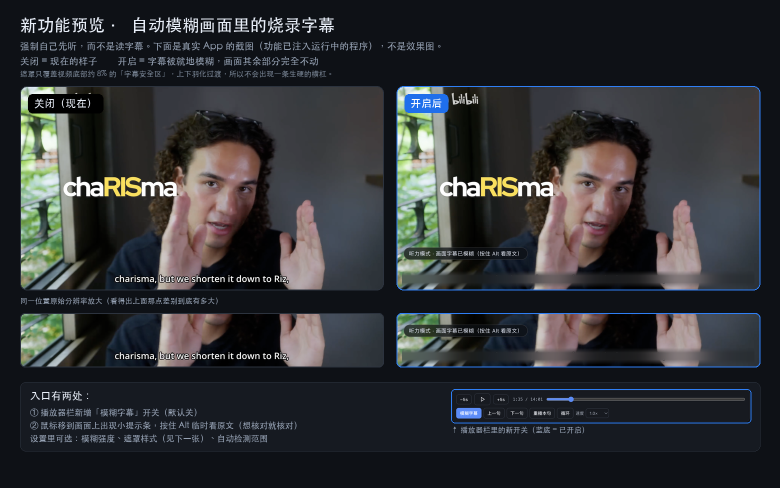
#> input picture shots/preview-1-compare.png, 1560 x 976 px (shown at 1/2 size)
$ python -i make-preview.py   (imports and definitions only)
#> lines starting #> are read from the running program, lines starting #| are printed output that depends on the picture
#> further down, picture is the input picture: PIL image 1560x976 RGB; mean R, G, B 47.7, 49.6, 52.3
#!/usr/bin/env python3
# -*- coding: utf-8 -*-
"""把截到的真实截图整理成两张预览图，供确认方案。

产出：
  shots/preview-1-compare.png   前后对比 + 控件位置
  shots/preview-2-styles.png    四种模糊样式对比
"""

import json
import os

from PIL import Image, ImageDraw, ImageFilter, ImageFont

HERE = os.path.dirname(os.path.abspath(__file__))
ROOT = os.path.dirname(HERE)
SHOTS = os.path.join(ROOT, "shots")

# 视频**内容区**（去掉上下黑边）在截图里的位置，由 mock-blur.mjs 实测写出
# [1 line not run here, left out]
# [1 line that did not run here, left out]
# 播放器栏的横条（由 mock-blur.mjs 实测写出），用来做「开关在哪」的放大插图
# [1 line that did not run here, left out]
# [1 line that did not run here, left out]

BG = (14, 17, 22)
PANEL = (22, 26, 33)
LINE = (44, 51, 62)
TEXT = (232, 238, 248)
DIM = (150, 162, 180)
BRAND = (47, 127, 245)

FONT_CANDIDATES = [
    "/System/Library/Fonts/STHeiti Medium.ttc",
    "/System/Library/Fonts/STHeiti Light.ttc",
    "/System/Library/Fonts/Supplemental/Songti.ttc",
]


# [8 lines left out: function font, not called in this run]


def text(draw, xy, s, f, fill, anchor="la"):
    draw.text(xy, s, font=f, fill=fill, anchor=anchor)


# [7 lines left out: function rounded, not called in this run]


def blur_band(frame, top_ratio=0.905, bottom_ratio=0.987, kind="soft", radius=22, feather=0.30):
    """在视频帧底部的字幕带上应用一种处理，返回新图。

    字幕在 1920x1080 里大约落在 y=989..1034，即 0.916~0.957；
    这里留出余量取 0.905~0.987（约 8%）作为「字幕安全区」。
    """
#> called with top_ratio = 0.905, bottom_ratio = 0.987, kind = 'soft', radius = 22, feather = 0.3
    w, h = frame.size
#> w = 1560; h = 976
    y0, y1 = int(h * top_ratio), int(h * bottom_ratio)
#> y0 = 883; y1 = 963
    band = frame.crop((0, y0, w, y1))
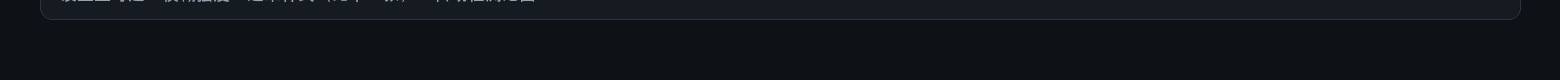
#> band: PIL image 1560x80 RGB; mean R, G, B 16.4, 19.7, 25.2

    if kind == "soft":
        processed = band.filter(ImageFilter.GaussianBlur(radius))
    elif kind == "frosted":
        processed = band.filter(ImageFilter.GaussianBlur(radius + 6))
        # 轻微提亮，像一块毛玻璃
        processed = Image.blend(processed, Image.new("RGB", band.size, (255, 255, 255)), 0.06)
    elif kind == "mosaic":
        small = band.resize((max(1, w // 26), max(1, band.size[1] // 14)), Image.BILINEAR)
        processed = small.resize(band.size, Image.NEAREST)
    elif kind == "solid":
        processed = Image.new("RGB", band.size, (8, 10, 14))
    else:
        processed = band

    # 上下羽化，避免出现一条生硬的横杠
    fh = max(2, int(band.size[1] * feather))
#> fh = 24
    mask = Image.new("L", band.size, 255)
#> mask: PIL image 1560x80 L; every value is 255
    md = ImageDraw.Draw(mask)
    for i in range(fh):
        v = int(255 * (i / fh))
        md.line([(0, i), (w, i)], fill=v)
        md.line([(0, band.size[1] - 1 - i), (w, band.size[1] - 1 - i)], fill=v)

    out = frame.copy()
    out.paste(processed, (0, y0), mask)
    return out


# [142 lines left out: functions label_chip, build_compare, build_styles, not called in this run]


# [3 lines not run here, left out]

>>> from PIL import Image
>>> picture = Image.open('../shots/preview-1-compare.png')
>>> result = blur_band(picture)
